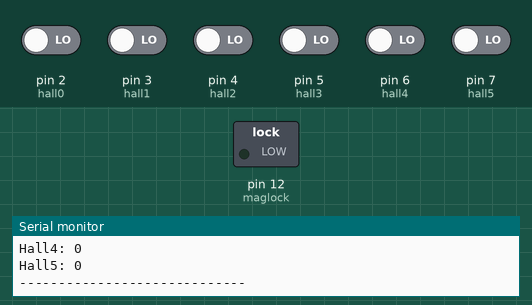
Simulated run of this sketch. Board: Arduino Uno, built with avr-gcc and run on an emulated ATmega328P. Shown: switched loads named in the sketch (green lamp = pin HIGH), the last lines printed to the serial monitor. Inputs (shaded band) come from the test bench; at power-on: pin 2 (hall0), pin 3 (hall1), pin 4 (hall2), pin 5 (hall3), pin 6 (hall4), pin 7 (hall5) LOW.

Above: at 0.1 s.
At 92.1 s:
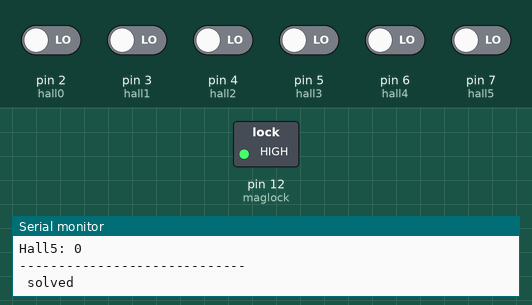
Timing chart, 0 to 93.6 s (numbered marks = the images above):
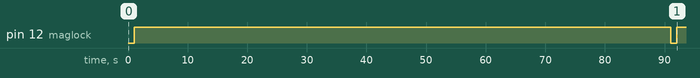

Measured:
- by itself, pin 12 (maglock): LOW → HIGH at 1.0 s, → LOW 90.0 s later, → HIGH 1.0 s later

The sketch:

resistoracademy.ino
```cpp
/* This code is to be used with KY-024 Hall effect sensor
 * It displays both Analog and Digital values given by the sensor
 * Refer to www.surtrtech.com for more details
 */

#define arr_len( x )  ( sizeof( x ) / sizeof( *x ) )

#define hall0 2          //A0 used with analog output, D2 with digital output
#define hall1 3
#define hall2 4
#define hall3 5
#define hall4 6
#define hall5 7

#define maglock 12

int halls[6] = {hall0, hall1, hall2, hall3, hall4, hall5};
int hallsLen = arr_len(halls);

bool Val0=false,Val1=false,Val2=false,Val3=false,Val4=false,Val5=false;          //Here you can store both values, the Val2 can be boolean
bool unlock = false;


void setup() {
  Serial.begin(9600);
  pinMode(hall0,INPUT);
  pinMode(hall1,INPUT);
  pinMode(hall2,INPUT);
  pinMode(hall3,INPUT);
  pinMode(hall4,INPUT);
  pinMode(hall5,INPUT);

  pinMode(maglock, OUTPUT);

}

void loop() {

for(int i = 0; i < hallsLen; i++){
    Serial.print("Hall");
    Serial.print(i);
    Serial.print(": ");
    Serial.println(digitalRead(halls[i]));
  }

   Serial.print("-----------------------------");

   delay(1000);

   if(!Val0 && !Val1 && !Val2 && !Val3 && !Val4 && !Val5){
    unlock = true;
   }

   else {
    unlock = false;
   }

  if (!unlock) {
    digitalWrite(maglock, LOW);
  }
  else{
    digitalWrite(maglock, HIGH);
    Serial.println("\n solved \n");
    delay(90000);
    digitalWrite(maglock, LOW);
    unlock = false;
  }
}
```
